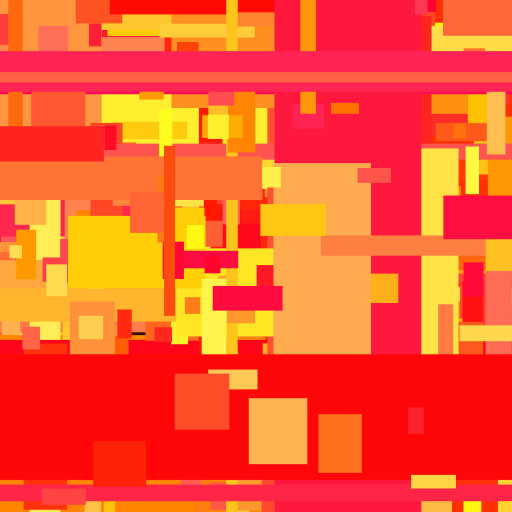
Frame 1 (no input)
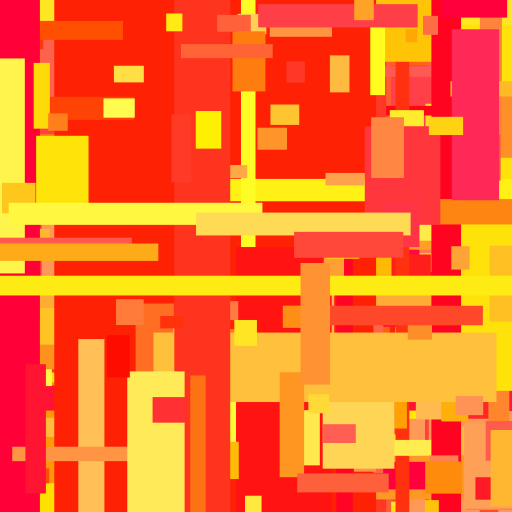
Frame 60 (the mouse pressed at the canvas centre just before this capture)
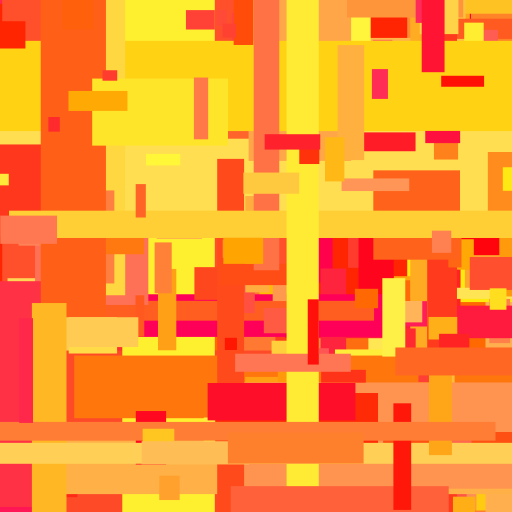
Frame 120 (the mouse held since frame 60 and released just before this capture)

The Processing sketch that drew these frames (run headless with seeded random() and noise(); from frame 60 on, the mouse is pressed at the canvas centre):

// Processing sketch: sketch_210929a
// ── sketch_210929a.pde
void setup() {
  size(512, 512);
  background(50, 12, 10);
  rectMode(CENTER);
  frameRate(13);
}

void draw() {
  noStroke();
  drawGlitch();
}

void drawGlitch() {
  for (int i = 0; i < height; i++) {
    int eSize = int(random(43, 100));
    fill(255, random(255), random(90));
    rect(random(width), random(height), eSize / random(5), eSize / random(5));
  }
}
